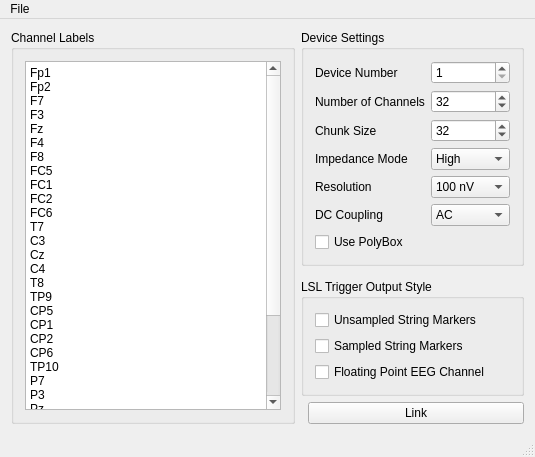
<?xml version="1.0" encoding="UTF-8"?>
<ui version="4.0">
 <class>MainWindow</class>
 <widget class="QMainWindow" name="MainWindow">
  <property name="windowTitle">
   <string>BrainAmpSeries Connector</string>
  </property>
  <widget class="QWidget" name="centralWidget">
   <layout class="QHBoxLayout" name="horizontalLayout_2">
    <item>
     <widget class="QGroupBox" name="groupBox_2">
      <property name="title">
       <string>Channel Labels</string>
      </property>
      <layout class="QGridLayout" name="gridLayout">
       <item row="0" column="0">
        <widget class="QPlainTextEdit" name="channelLabels">
         <property name="plainText">
          <string>Fp1
Fp2
F7
F3
Fz
F4
F8
FC5
FC1
FC2
FC6
T7
C3
Cz
C4
T8
TP9
CP5
CP1
CP2
CP6
TP10
P7
P3
Pz
P4
P8
PO9
O1
Oz
O2
PO10 </string>
         </property>
        </widget>
       </item>
      </layout>
     </widget>
    </item>
    <item>
     <layout class="QVBoxLayout" name="verticalLayout">
      <item>
       <widget class="QGroupBox" name="groupBox">
        <property name="title">
         <string>Device Settings</string>
        </property>
        <layout class="QFormLayout" name="formLayout">
         <property name="fieldGrowthPolicy">
          <enum>QFormLayout::AllNonFixedFieldsGrow</enum>
         </property>
         <item row="0" column="0">
          <widget class="QLabel" name="label_4">
           <property name="text">
            <string>Device Number</string>
           </property>
          </widget>
         </item>
         <item row="0" column="1">
          <widget class="QSpinBox" name="deviceNumber">
           <property name="toolTip">
            <string>The number of the USB device (if multiple); the first one is #1.</string>
           </property>
           <property name="minimum">
            <number>1</number>
           </property>
           <property name="maximum">
            <number>256</number>
           </property>
          </widget>
         </item>
         <item row="1" column="0">
          <widget class="QLabel" name="label_2">
           <property name="text">
            <string>Number of Channels</string>
           </property>
          </widget>
         </item>
         <item row="1" column="1">
          <widget class="QSpinBox" name="channelCount">
           <property name="toolTip">
            <string>This must match the number of entries in the channel list</string>
           </property>
           <property name="minimum">
            <number>1</number>
           </property>
           <property name="maximum">
            <number>256</number>
           </property>
           <property name="value">
            <number>32</number>
           </property>
          </widget>
         </item>
         <item row="2" column="0">
          <widget class="QLabel" name="label">
           <property name="text">
            <string>Chunk Size</string>
           </property>
          </widget>
         </item>
         <item row="2" column="1">
          <widget class="QSpinBox" name="chunkSize">
           <property name="toolTip">
            <string>The number of samples per chunk emitted by the driver -- a small value will lead to lower overall latency but causes more CPU load</string>
           </property>
           <property name="minimum">
            <number>1</number>
           </property>
           <property name="maximum">
            <number>1024</number>
           </property>
           <property name="value">
            <number>32</number>
           </property>
          </widget>
         </item>
         <item row="3" column="0">
          <widget class="QLabel" name="label_3">
           <property name="text">
            <string>Impedance Mode</string>
           </property>
          </widget>
         </item>
         <item row="3" column="1">
          <widget class="QComboBox" name="impedanceMode">
           <property name="toolTip">
            <string>The default setting is to operate in high-impedance mode (less need for perfect electrode contact)</string>
           </property>
           <item>
            <property name="text">
             <string>High</string>
            </property>
           </item>
           <item>
            <property name="text">
             <string>Low</string>
            </property>
           </item>
          </widget>
         </item>
         <item row="4" column="0">
          <widget class="QLabel" name="label_5">
           <property name="text">
            <string>Resolution</string>
           </property>
          </widget>
         </item>
         <item row="4" column="1">
          <widget class="QComboBox" name="resolution">
           <property name="toolTip">
            <string>Resolution of the measured signal</string>
           </property>
           <item>
            <property name="text">
             <string>100 nV</string>
            </property>
           </item>
           <item>
            <property name="text">
             <string>500 nV</string>
            </property>
           </item>
           <item>
            <property name="text">
             <string>10 µV</string>
            </property>
           </item>
           <item>
            <property name="text">
             <string>152.6 µV</string>
            </property>
           </item>
          </widget>
         </item>
         <item row="5" column="0">
          <widget class="QLabel" name="label_6">
           <property name="text">
            <string>DC Coupling</string>
           </property>
          </widget>
         </item>
         <item row="5" column="1">
          <widget class="QComboBox" name="dcCoupling">
           <property name="toolTip">
            <string>The default is AC</string>
           </property>
           <item>
            <property name="text">
             <string>AC</string>
            </property>
           </item>
           <item>
            <property name="text">
             <string>DC</string>
            </property>
           </item>
          </widget>
         </item>
         <item row="6" column="0">
          <widget class="QCheckBox" name="usePolyBox">
           <property name="enabled">
            <bool>true</bool>
           </property>
           <property name="toolTip">
            <string>If this is checked then the first 8 channels will hold the polybox signals; make sure to increase your channel count appropriately.</string>
           </property>
           <property name="text">
            <string>Use PolyBox</string>
           </property>
          </widget>
         </item>
        </layout>
       </widget>
      </item>
      <item>
       <spacer name="verticalSpacer"/>
      </item>
      <item>
       <widget class="QGroupBox" name="trigger_box">
        <property name="toolTip">
         <string>For an explanation of trigger marker types please read 'explanation_of_trigger_marker_types.pdf</string>
        </property>
        <property name="title">
         <string>LSL Trigger Output Style</string>
        </property>
        <layout class="QFormLayout" name="formLayout_2">
         <item row="0" column="0">
          <widget class="QCheckBox" name="unsampledMarkers">
           <property name="text">
            <string>Unsampled String Markers</string>
           </property>
          </widget>
         </item>
         <item row="1" column="0">
          <widget class="QCheckBox" name="sampledMarkers">
           <property name="text">
            <string>Sampled String Markers</string>
           </property>
          </widget>
         </item>
         <item row="3" column="0">
          <widget class="QCheckBox" name="sampledMarkersEEG">
           <property name="text">
            <string>Floating Point EEG Channel</string>
           </property>
          </widget>
         </item>
        </layout>
       </widget>
      </item>
      <item>
       <layout class="QHBoxLayout" name="horizontalLayout">
        <item>
         <spacer name="spacer">
          <property name="orientation">
           <enum>Qt::Horizontal</enum>
          </property>
         </spacer>
        </item>
        <item>
         <widget class="QPushButton" name="linkButton">
          <property name="text">
           <string>Link</string>
          </property>
         </widget>
        </item>
       </layout>
      </item>
     </layout>
    </item>
   </layout>
  </widget>
  <widget class="QMenuBar" name="menuBar">
   <property name="geometry">
    <rect>
     <x>0</x>
     <y>0</y>
     <width>562</width>
     <height>22</height>
    </rect>
   </property>
   <widget class="QMenu" name="menuFile">
    <property name="title">
     <string>File</string>
    </property>
    <addaction name="actionLoad_Configuration"/>
    <addaction name="actionSave_Configuration"/>
    <addaction name="separator"/>
    <addaction name="actionQuit"/>
   </widget>
   <addaction name="menuFile"/>
  </widget>
  <widget class="QStatusBar" name="statusBar"/>
  <action name="actionLoad_Configuration">
   <property name="text">
    <string>Load Configuration</string>
   </property>
  </action>
  <action name="actionSave_Configuration">
   <property name="text">
    <string>Save Configuration</string>
   </property>
   <property name="shortcut">
    <string>Ctrl+S</string>
   </property>
  </action>
  <action name="actionQuit">
   <property name="text">
    <string>Quit</string>
   </property>
   <property name="shortcut">
    <string>Ctrl+Q</string>
   </property>
  </action>
 </widget>
 <layoutdefault spacing="6" margin="11"/>
 <tabstops>
  <tabstop>channelLabels</tabstop>
  <tabstop>deviceNumber</tabstop>
  <tabstop>channelCount</tabstop>
  <tabstop>chunkSize</tabstop>
  <tabstop>impedanceMode</tabstop>
  <tabstop>resolution</tabstop>
  <tabstop>dcCoupling</tabstop>
  <tabstop>usePolyBox</tabstop>
  <tabstop>unsampledMarkers</tabstop>
  <tabstop>sampledMarkers</tabstop>
  <tabstop>sampledMarkersEEG</tabstop>
  <tabstop>linkButton</tabstop>
 </tabstops>
 <resources/>
 <connections/>
</ui>
